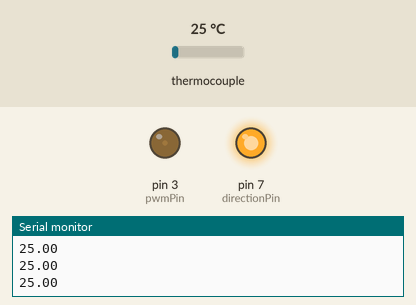
Simulated run of this sketch. Board: Arduino Uno, built with avr-gcc and run on an emulated ATmega328P. Parts: output pins drawn as LEDs (lit = HIGH), the last lines printed to the serial monitor. Inputs (shaded band) come from the test bench; at power-on: thermocouple 25 °C.

Above: at 1.7 s.
1.8 s: thermocouple set to 75 °C
3.5 s: thermocouple set to 6 °C
At 3.64 s:
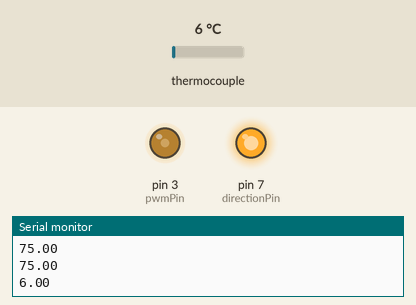
6.5 s: thermocouple set to 150 °C
8.0 s: thermocouple set to 2 °C
At 8.16 s:
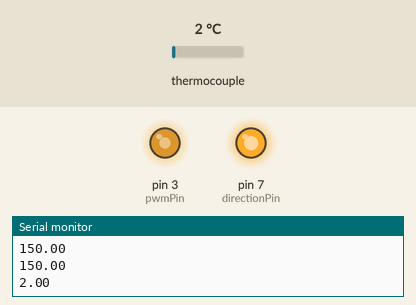
11.0 s: thermocouple set to 225 °C
12.5 s: thermocouple set to 32 °C
At 13.9 s:
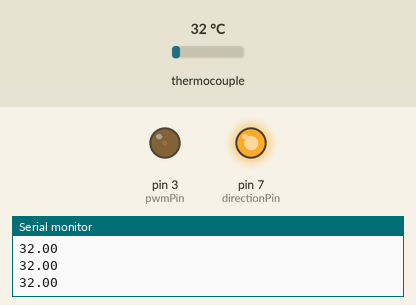
Timing chart, 0 to 16.5 s (numbered marks = the images above; inputs shaded):
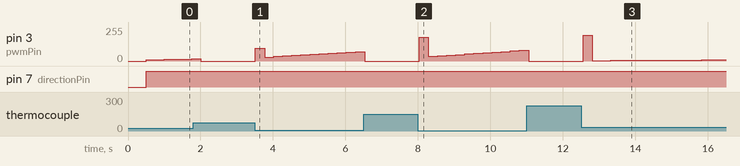

The sketch:

pidcontroller1.ino
```cpp
#include <max6675.h>
#include <QuickPID.h>

// Define pins for MAX6675
int thermoDO = 4;
int thermoCS = 5;
int thermoCLK = 6;

// Define pins for H-bridge
int directionPin = 7; // Controls the direction (cooling or heating)
int pwmPin = 3;       // Controls the PWM signal to the Peltier module

// Create MAX6675 object
MAX6675 thermocouple(thermoCLK, thermoCS, thermoDO);

// Define target temperature
float TARGET_TEMP = 35.0;  // Target temperature in Celsius

// PID parameters
float Kp = 0.785, Ki = 1.39, Kd = 0.099;
float currentTemp;
float output;

// Create QuickPID object
QuickPID myPID(&currentTemp, &output, &TARGET_TEMP, Kp, Ki, Kd, QuickPID::Action::direct);

void setup() {
  Serial.begin(9600);

  // Set H-bridge pins as outputs
  pinMode(directionPin, OUTPUT);
  pinMode(pwmPin, OUTPUT);

  // Initial state
  digitalWrite(directionPin, LOW);
  analogWrite(pwmPin, 0);

  // Initialize the QuickPID controller
  myPID.SetTunings(Kp, Ki, Kd);
  myPID.SetOutputLimits(0, 255);  // Limit PID output to match PWM range
  myPID.SetMode(QuickPID::Control::automatic);

  // Wait for MAX6675 to initialize
  delay(500);
}

void loop() {
  // Read temperature from MAX6675
  currentTemp = thermocouple.readCelsius();
  //Serial.print("Current Temperature: ");
  Serial.println(currentTemp);

  // Compute PID output
  myPID.Compute();

  // Control logic for Peltier module
  if (currentTemp < TARGET_TEMP) {
    // HEATING mode
    digitalWrite(directionPin, HIGH);   // Assuming HIGH is heating
    analogWrite(pwmPin, output);       // Set PWM signal for heating
  } else {
    // COOLING mode
    digitalWrite(directionPin, HIGH);   // Assuming LOW is cooling
    analogWrite(pwmPin, output);       // Set PWM signal for cooling
  }

  // Small delay before next reading
  delay(250);

  //Serial.print("PID Output: ");
  //Serial.println(output);
}
```

Measured:
- after the input at 3.5 s, pin 3 (pwmPin): 0/255 → 95/255 at once, → 30/255 0.25 s later, → 34/255 0.25 s later, → 38/255 0.25 s later, … (12 changes in this stretch)
- after the input at 8.0 s, pin 3 (pwmPin): 0/255 → 177/255 at once, → 35/255 0.25 s later, → 39/255 0.25 s later, → 44/255 0.25 s later, … (12 changes in this stretch)
- after the input at 12.5 s, pin 3 (pwmPin): 0/255 → 193/255 after 0.06 s, → 3/255 0.25 s later, → 4/255 0.50 s later, → 5/255 0.75 s later, … (8 changes in this stretch)
